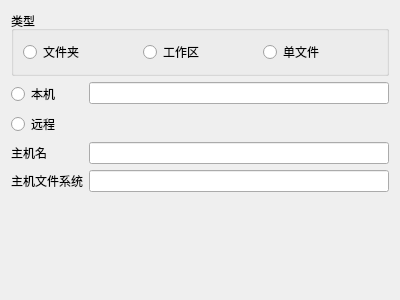
<?xml version="1.0" encoding="UTF-8"?>
<ui version="4.0">
 <class>Form</class>
 <widget class="QWidget" name="Form">
  <property name="enabled">
   <bool>true</bool>
  </property>
  <property name="geometry">
   <rect>
    <x>0</x>
    <y>0</y>
    <width>400</width>
    <height>300</height>
   </rect>
  </property>
  <property name="windowTitle">
   <string>Form</string>
  </property>
  <layout class="QFormLayout" name="formLayout">
   <item row="1" column="0">
    <widget class="QRadioButton" name="localRadioButton">
     <property name="text">
      <string>本机</string>
     </property>
    </widget>
   </item>
   <item row="2" column="0">
    <widget class="QRadioButton" name="remoteRadioButton">
     <property name="text">
      <string>远程</string>
     </property>
    </widget>
   </item>
   <item row="1" column="1">
    <widget class="QLineEdit" name="localLineEdit"/>
   </item>
   <item row="3" column="0">
    <widget class="QLabel" name="label">
     <property name="text">
      <string>主机名</string>
     </property>
    </widget>
   </item>
   <item row="4" column="0">
    <widget class="QLabel" name="label_2">
     <property name="text">
      <string>主机文件系统</string>
     </property>
    </widget>
   </item>
   <item row="3" column="1">
    <widget class="QLineEdit" name="remoteHostLineEdit"/>
   </item>
   <item row="4" column="1">
    <widget class="QLineEdit" name="remotePathLineEdit"/>
   </item>
   <item row="0" column="0" colspan="2">
    <widget class="QGroupBox" name="groupBox">
     <property name="title">
      <string>类型</string>
     </property>
     <layout class="QHBoxLayout" name="horizontalLayout">
      <item>
       <widget class="QRadioButton" name="folderRadioButton">
        <property name="text">
         <string>文件夹</string>
        </property>
       </widget>
      </item>
      <item>
       <widget class="QRadioButton" name="workspaceRadioButton">
        <property name="text">
         <string>工作区</string>
        </property>
       </widget>
      </item>
      <item>
       <widget class="QRadioButton" name="fileRadioButton">
        <property name="text">
         <string>单文件</string>
        </property>
       </widget>
      </item>
     </layout>
    </widget>
   </item>
  </layout>
 </widget>
 <resources/>
 <connections/>
</ui>
